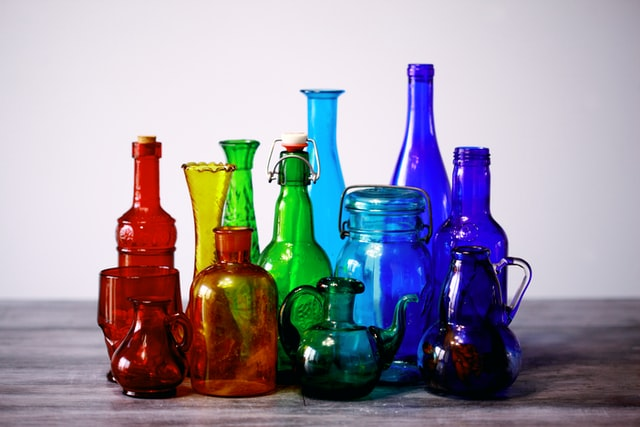
#> input picture images/rgb.jpg, 640 x 427 px
$ jupyter execute '08. separate_channel.ipynb'
#> lines starting #> are read from the running program, lines starting #| are printed output that depends on the picture
[cell 1]
import cv2

[cell 2]
rgb_image = cv2.imread("images/rgb.jpg", cv2.IMREAD_COLOR)
#> rgb_image is the input picture: shape (427, 640, 3); mean B, G, R 162.4, 150.2, 153.8

[cell 3]
rgb_image.ndim
#> Out = 3

[cell 4]
bgr = cv2.split(rgb_image)

[cell 5]
type(bgr), type(bgr[0]), type(bgr[0][0][0]), len(bgr)

[cell 6]
cv2.imshow("rgb_image", rgb_image)
cv2.imshow("blue channel", bgr[0])
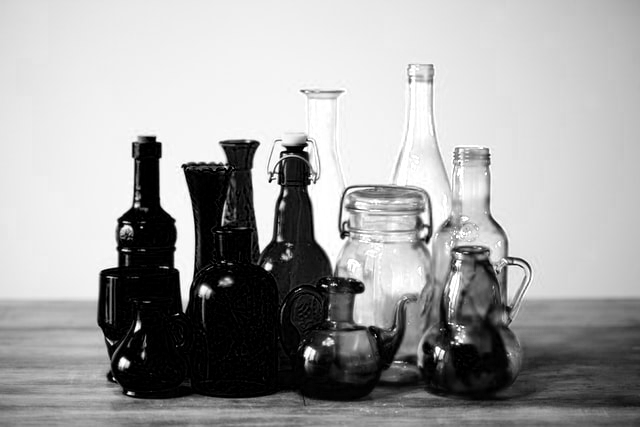
#> window 'blue channel': shape (427, 640); min 0, max 255, mean 162.4
cv2.imshow("green channel", bgr[1])
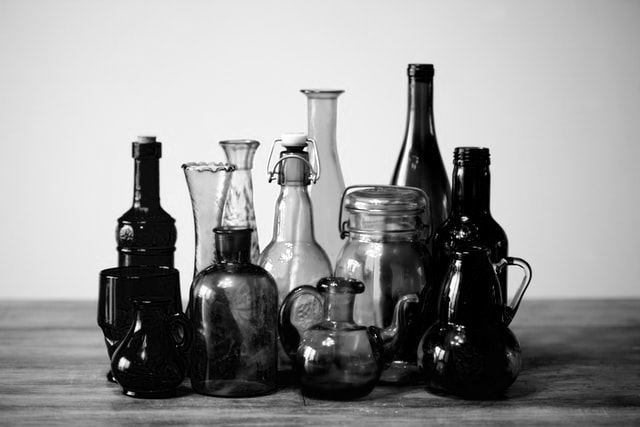
#> window 'green channel': shape (427, 640); min 0, max 255, mean 150.2
cv2.imshow("red channel", bgr[2])
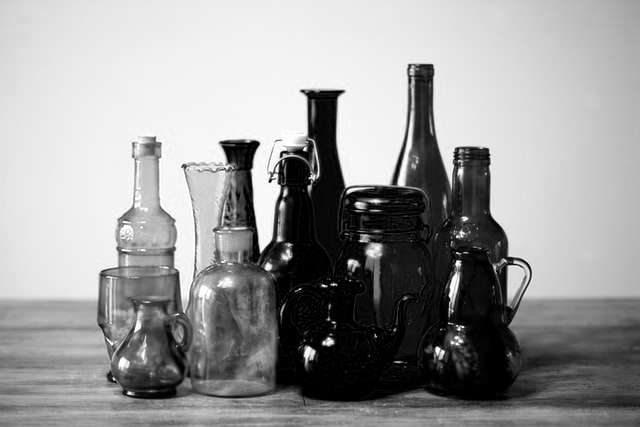
#> window 'red channel': shape (427, 640); min 0, max 255, mean 153.8
cv2.waitKey(0)
cv2.destroyAllWindows()
